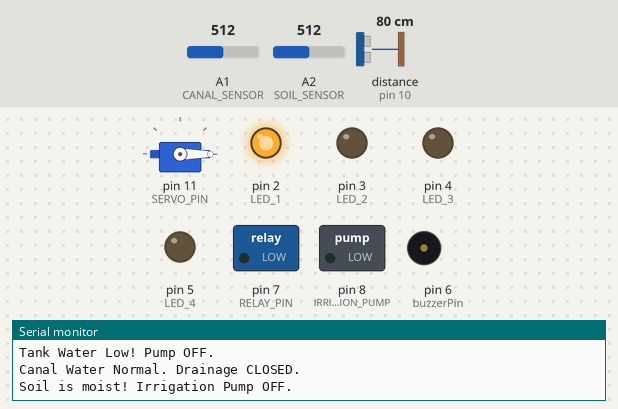
Recording of a sketch running on a simulated Arduino Uno, built with avr-gcc and run on an emulated ATmega328P. On the bench: servo, switched loads named in the sketch (green lamp = pin HIGH), output pins drawn as LEDs (lit = HIGH), buzzer (waves = sounding), the last lines printed to the serial monitor. Wiring (inferred from the names in the program): ultrasonic range finder: trigger pin 9; echo pin 10. Inputs (shaded band) come from the test bench; at power-on: distance to the obstacle (sensor on pin 10) 80 cm, A1 (CANAL_SENSOR) = 512, A2 (SOIL_SENSOR) = 512. The echo pulse lasts 58.3 µs per cm; pins used as bus, display or sensor lines are not drawn.

Above: at 5.9 s.
6.0 s: distance to the obstacle (sensor on pin 10) set to 2 cm
At 12.1 s:
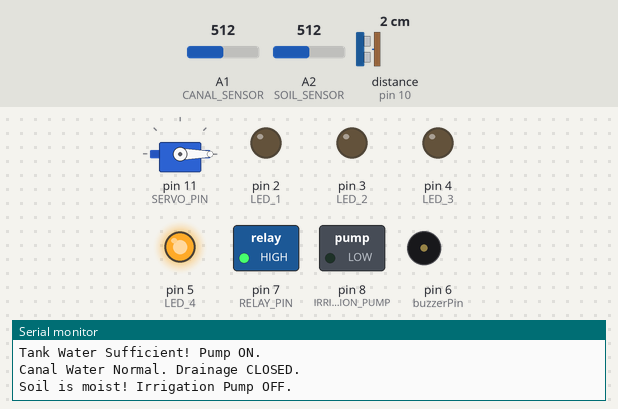
17.0 s: A1 (CANAL_SENSOR) set to 591
23.1 s: A1 (CANAL_SENSOR) set to 613
At 27.9 s:
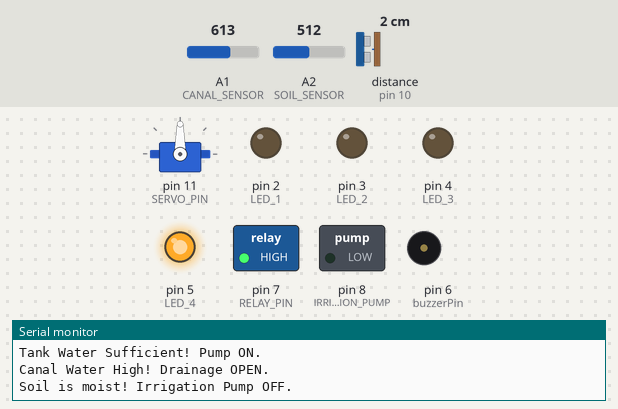
34.1 s: A2 (SOIL_SENSOR) set to 408
40.2 s: A2 (SOIL_SENSOR) set to 384
At 44.5 s:
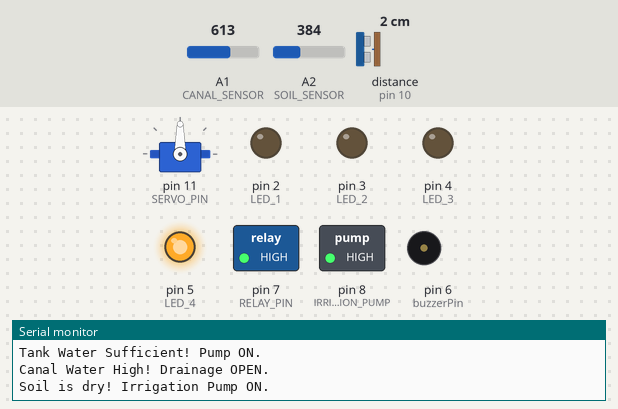
51.2 s: distance to the obstacle (sensor on pin 10) set to 4 cm
At 55.1 s:
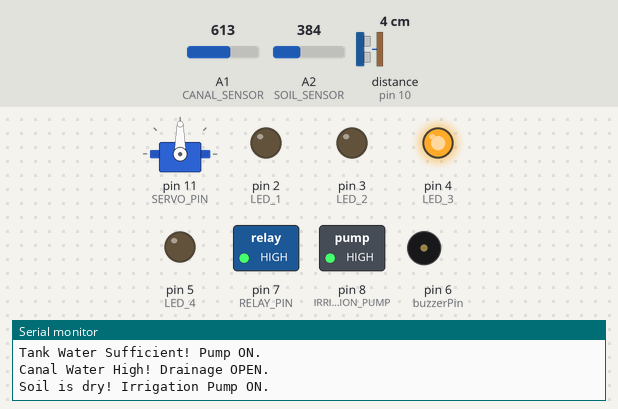
Timing chart, 0 to 56.6 s (numbered marks = the images above; inputs shaded):
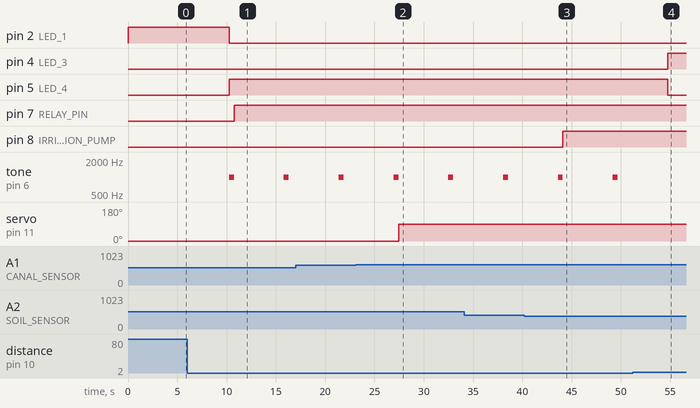

The sketch:

water-detection.ino
```cpp
// #include <Servo.h>

// // Water sensor (optional)
// const int WATER_SENSOR = A0;  // Water detection sensor
// const int buzzerPin = 6;      // Passive Buzzer
// #define RELAY_PIN 7           // Relay module
// #define TRIG_PIN 9            // Ultrasonic Trigger pin
// #define ECHO_PIN 10           // Ultrasonic Echo pin
// #define TANK_HEIGHT_CM 10.16    // Tank height in cm
// #define SERVO_PIN 11          // Servo motor signal pin

// // Thresholds
// #define WATER_SENSOR_THRESHOLD 500  // For analog water sensor

// // Variables
// long duration;
// float distance;
// float waterLevel;
// float waterPercent;
// int sensorValue = 0;

// Servo drainageServo;  // Create servo object

// void setup() {
//   // LEDs
//   pinMode(2, OUTPUT); // LED 1
//   pinMode(3, OUTPUT); // LED 2
//   pinMode(4, OUTPUT); // LED 3
//   pinMode(5, OUTPUT); // LED 4

//   // Buzzer and relay
//   pinMode(buzzerPin, OUTPUT);
//   pinMode(RELAY_PIN, OUTPUT);
//   digitalWrite(RELAY_PIN, LOW); // Pump OFF at start

//   // Ultrasonic sensor
//   pinMode(TRIG_PIN, OUTPUT);
//   pinMode(ECHO_PIN, INPUT);

//   drainageServo.attach(SERVO_PIN); // Attach servo to pin 11
//   drainageServo.write(0); // Start with drainage closed

//   Serial.begin(9600);
// }

// void loop() {
//   // --- Optional YL-69 Water Sensor ---
//   sensorValue = analogRead(WATER_SENSOR);
//   Serial.print("Canal Water Level: ");
//   Serial.println(sensorValue);

//   // --- Ultrasonic Water Level Measurement ---
//   digitalWrite(TRIG_PIN, LOW);
//   delayMicroseconds(2);
//   digitalWrite(TRIG_PIN, HIGH);
//   delayMicroseconds(10);
//   digitalWrite(TRIG_PIN, LOW);

//   duration = pulseIn(ECHO_PIN, HIGH);
//   distance = (duration * 0.0343) / 2;
//   waterLevel = TANK_HEIGHT_CM - distance;

//   if (waterLevel < 0) waterLevel = 0;
//   if (waterLevel > TANK_HEIGHT_CM) waterLevel = TANK_HEIGHT_CM;

//   waterPercent = (waterLevel / TANK_HEIGHT_CM) * 100.0;

//   Serial.print("Water Level: ");
//   Serial.print(waterLevel);
//   Serial.print(" cm | ");
//   Serial.print(waterPercent);
//   Serial.println(" %");

//   // --- LED and Buzzer Alerts ---
//   digitalWrite(2, LOW);
//   digitalWrite(3, LOW);
//   digitalWrite(4, LOW);
//   digitalWrite(5, LOW);
//   noTone(buzzerPin);

//   if (waterPercent >= 0 && waterPercent <= 25) {
//     digitalWrite(2, HIGH);
//   } else if (waterPercent > 25 && waterPercent <= 50) {
//     digitalWrite(3, HIGH);
//   } else if (waterPercent > 50 && waterPercent <= 75) {
//     digitalWrite(4, HIGH);
//   } else if (waterPercent > 75) {
//     digitalWrite(5, HIGH);
//     tone(buzzerPin, 1000);
//     delay(500);
//     noTone(buzzerPin);
//   }

//   // --- Relay (Pump) Control ---
//   if (waterPercent <= 20) {
//     digitalWrite(RELAY_PIN, LOW);
//     Serial.println("Water low! Pump OFF.");
//   } else if (waterPercent > 20) {
//     digitalWrite(RELAY_PIN, HIGH);
//     Serial.println("Water sufficient! Pump ON.");
//   }

//   // --- Servo (Drainage) Control ---
//   if (waterPercent >= 80) {
//     drainageServo.write(90);  // Open drainage
//     Serial.println("Drainage OPEN (Servo at 90°)");
//   } else if (waterPercent <= 50) {
//     drainageServo.write(0);   // Close drainage
//     Serial.println("Drainage CLOSED (Servo at 0°)");
//   }

//   delay(5000); // Delay for better readings
// }


#include <Servo.h>

// Water sensor pins
const int CANAL_SENSOR = A1;  // HW-038 Water Sensor for canal
const int SOIL_SENSOR = A2;   // YL-69 Soil Moisture Sensor
const int WATER_SENSOR = A0;  // Water detection sensor

// Buzzer, relay, ultrasonic, and servo
const int buzzerPin = 6;
#define RELAY_PIN 7            // Relay for tank pump
#define IRRIGATION_PUMP 8      // Relay for irrigation
#define TRIG_PIN 9             // Ultrasonic Trigger pin
#define ECHO_PIN 10            // Ultrasonic Echo pin
#define TANK_HEIGHT_CM 10.16   // Tank height in cm
#define SERVO_PIN 11           // Servo motor signal pin

// Thresholds
#define WATER_SENSOR_THRESHOLD 500  // YL-69 Soil Moisture Threshold
#define CANAL_THRESHOLD 600         // HW-038 Water Sensor Threshold
#define LOW_SOIL_MOISTURE 400       // Dry soil threshold

// Variables
long duration;
float distance, waterLevel, waterPercent;
int canalValue, soilMoisture, sensorValue;

Servo drainageServo;

void setup() {
  pinMode(2, OUTPUT); // LED 1
  pinMode(3, OUTPUT); // LED 2
  pinMode(4, OUTPUT); // LED 3
  pinMode(5, OUTPUT); // LED 4
  pinMode(buzzerPin, OUTPUT);
  pinMode(RELAY_PIN, OUTPUT);
  pinMode(IRRIGATION_PUMP, OUTPUT);
  digitalWrite(RELAY_PIN, LOW);   // Tank Pump OFF at start
  digitalWrite(IRRIGATION_PUMP, LOW); // Irrigation OFF at start

  pinMode(TRIG_PIN, OUTPUT);
  pinMode(ECHO_PIN, INPUT);

  drainageServo.attach(SERVO_PIN);
  drainageServo.write(0); // Start with drainage closed

  Serial.begin(9600);
}

void loop() {
  // --- Read HW-038 Canal Water Sensor ---
  canalValue = analogRead(CANAL_SENSOR);
  Serial.print("Canal Water Level: ");
  Serial.println(canalValue);

  // --- Read YL-69 Soil Moisture Sensor ---
  soilMoisture = analogRead(SOIL_SENSOR);
  Serial.print("Soil Moisture: ");
  Serial.println(soilMoisture);

  // --- Read Ultrasonic Water Level ---
  digitalWrite(TRIG_PIN, LOW);
  delayMicroseconds(2);
  digitalWrite(TRIG_PIN, HIGH);
  delayMicroseconds(10);
  digitalWrite(TRIG_PIN, LOW);

  duration = pulseIn(ECHO_PIN, HIGH);
  distance = (duration * 0.0343) / 2;
  waterLevel = TANK_HEIGHT_CM - distance;
  if (waterLevel < 0) waterLevel = 0;
  if (waterLevel > TANK_HEIGHT_CM) waterLevel = TANK_HEIGHT_CM;
  waterPercent = (waterLevel / TANK_HEIGHT_CM) * 100.0;

  Serial.print("Tank Water Level: ");
  Serial.print(waterLevel);
  Serial.print(" cm | ");
  Serial.print(waterPercent);
  Serial.println(" %");

  // --- LED and Buzzer Alerts for Tank ---
  digitalWrite(2, LOW);
  digitalWrite(3, LOW);
  digitalWrite(4, LOW);
  digitalWrite(5, LOW);
  noTone(buzzerPin);

  if (waterPercent >= 0 && waterPercent <= 25) {
    digitalWrite(2, HIGH);
  } else if (waterPercent > 25 && waterPercent <= 50) {
    digitalWrite(3, HIGH);
  } else if (waterPercent > 50 && waterPercent <= 75) {
    digitalWrite(4, HIGH);
  } else if (waterPercent > 75) {
    digitalWrite(5, HIGH);
    tone(buzzerPin, 1000);
    delay(500);
    noTone(buzzerPin);
  }

  // --- Pump Control for Tank ---
  if (waterPercent <= 20) {
    digitalWrite(RELAY_PIN, LOW);
    Serial.println("Tank Water Low! Pump OFF.");
  } else if (waterPercent > 20) {
    digitalWrite(RELAY_PIN, HIGH);
    Serial.println("Tank Water Sufficient! Pump ON.");
  }

  // --- Drainage Control using Servo ---
  if (canalValue >= CANAL_THRESHOLD) {
    drainageServo.write(90);  // Open drainage
    Serial.println("Canal Water High! Drainage OPEN.");
  } else {
    drainageServo.write(0);   // Close drainage
    Serial.println("Canal Water Normal. Drainage CLOSED.");
  }

  // --- Soil Moisture Based Irrigation ---
  if (soilMoisture < LOW_SOIL_MOISTURE) {
    digitalWrite(IRRIGATION_PUMP, HIGH);
    Serial.println("Soil is dry! Irrigation Pump ON.");
  } else {
    digitalWrite(IRRIGATION_PUMP, LOW);
    Serial.println("Soil is moist! Irrigation Pump OFF.");
  }

  delay(5000);
}
```

Measured:
- the behaviour switches between 599 and 600 on A1 (CANAL_SENSOR) (found by bisection; images 1 and 2)
- the behaviour switches between 400 and 399 on A2 (SOIL_SENSOR) (found by bisection; images 2 and 3)
- the behaviour switches between 2 and 3 cm on distance to the obstacle (sensor on pin 10) (found by bisection; images 3 and 4)
- after the input at 6.0 s, pin 2 (LED_1): HIGH → LOW after 4.3 s; pin 5 (LED_4): LOW → HIGH after 4.3 s; pin 7 (RELAY_PIN): LOW → HIGH after 4.8 s; tone on pin 6 (buzzerPin): alternates 1000 Hz for 0.50 s and silent for 5.1 s, starting after 4.3 s
- after the input at 23.1 s, servo on pin 11 (SERVO_PIN): 0° → 90° after 4.3 s
- after the input at 40.2 s, pin 8 (IRRIGATION_PUMP): LOW → HIGH after 3.9 s
- after the input at 51.2 s, pin 4 (LED_3): LOW → HIGH after 3.5 s; pin 5 (LED_4): HIGH → LOW after 3.5 s; tone on pin 6 (buzzerPin): stays silent (without the input it goes to 1000 Hz after 3.5 s)
